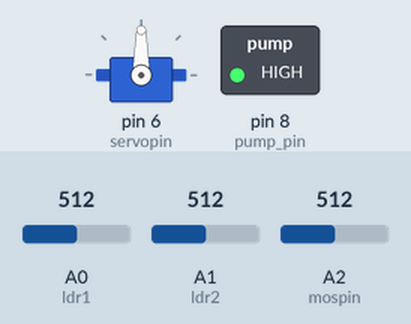
A sketch run on a simulated Arduino Uno, built with avr-gcc and run on an emulated ATmega328P. On the bench: servo, switched loads named in the sketch (green lamp = pin HIGH). The test bench sets the inputs (shaded band); at power-on: A2 (mospin) = 512, A0 (ldr1) = 512, A1 (ldr2) = 512.

Above: at 1.7 s.
1.8 s: A2 (mospin) set to 535
At 3.7 s:
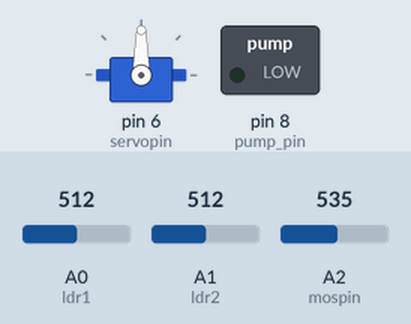
7.8 s: A0 (ldr1) set to 716
At 12.9 s:
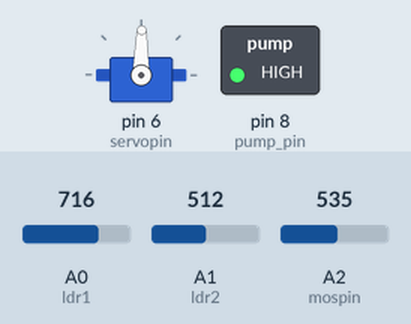
13.8 s: A1 (ldr2) set to 900
Timing chart, 0 to 56.1 s (numbered marks = the images above; inputs shaded):
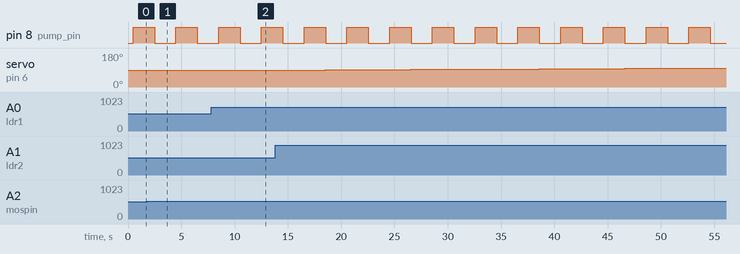

The sketch:

isas_arduino_code.ino
```cpp
#include<Servo.h>                   //Servo libraries
const int ldr1=A0;                  //Declaring Ldr pins and error value(can be changed as per convenience)
const int ldr2=A1;
const int val=20;
int val1=0,val2=0;                  //Declaring variables to store Ldr values and their difference
int diff=0;

int mospin=A2;        //Declaring soil moisture sensor pin and variable to store the value
int mosval=0;

const int servopin=6;   //Declaring servo pin and intial position of servo
int pos=90;
int pump_pin=8;         //Declaring water pump pin connected via relay module

Servo myservo;          //Declaring an instance of servo as myservo
void setup() {
  // put your setup code here, to run once:
  Serial.begin(9600);     //Initialsing serial communication
  delay(500);
  pinMode(ldr1,INPUT);    //Declaring pin modes of all the pins
  pinMode(ldr2,INPUT);
  pinMode(mospin,INPUT);
  pinMode(servopin,OUTPUT);
  pinMode(pump_pin,OUTPUT);
  myservo.attach(servopin);     //To tell servo library to that servo is attched at servo pin
  myservo.write(pos);           //Make the initial angle as 90 deg
}

void loop() {
  // put your main code here, to run repeatedly:
  diff=readval();         //Read the values from Ldrs and get the difference

  if(diff>val){           //If the difference is greater than set error value i.e bottom ldr has higher value i.e more exposed that means sun is close to bottom so decrease the angle
    if(pos>30){           //If the present angle is greater than 30 deg the keep reducing the servo angle until you get out of the condition
      pos--;
      myservo.write(pos);
      delay(10);
    }
  }
  else if(diff<-val){  //If the difference is negative and below the set the value i.e top ldr is more exposed to sun so move in that direction
    if(pos<180){        //If the present angle is less than 180deg the keep increasing the servo angle until both are equally exposed
      pos++;
      myservo.write(pos);
      delay(10);
    }
  }
  mosval=map(analogRead(mospin),0,1023,0,100);  //Read the moisture content from soil and map it based on data obtained from dry soil and wet soil calibrated values
  //Serial.println(mosval);               //To be used while calibrating
  if(mosval>50){                    //If the soil moisture sensor value is high i.e soil is dry then on the water pump for 2 seconds and check again
    digitalWrite(pump_pin,LOW);
    delay(2000);
    digitalWrite(pump_pin,HIGH);
  }
  else{                           //If the soil moisture sensor value is low i.e soil has good water content and is wet so keep the pump off
    digitalWrite(pump_pin,HIGH);
  }
  delay(2000);
}

int readval(){              //Function to read Ldr values
  val1=analogRead(ldr1);
  val2=analogRead(ldr2);
  diff=val1-val2;
  //Serial.print(val1);       //To be used while calibrating
  //Serial.print(",");
  //Serial.print(val2);
  //Serial.print(",");
  //Serial.print(diff);
  //Serial.print(",");
  //Serial.println(pos);
  return diff;
}
```

Measured:
- the behaviour switches between 521 and 522 on A2 (mospin) (found by bisection; images 0 and 1)
- after the input at 1.8 s, pin 8 (pump_pin): HIGH → LOW after 0.70 s, → HIGH 2.0 s later, → LOW 2.0 s later
- after the input at 7.8 s, servo on pin 6 (servopin): 90° → 89° after 2.7 s
